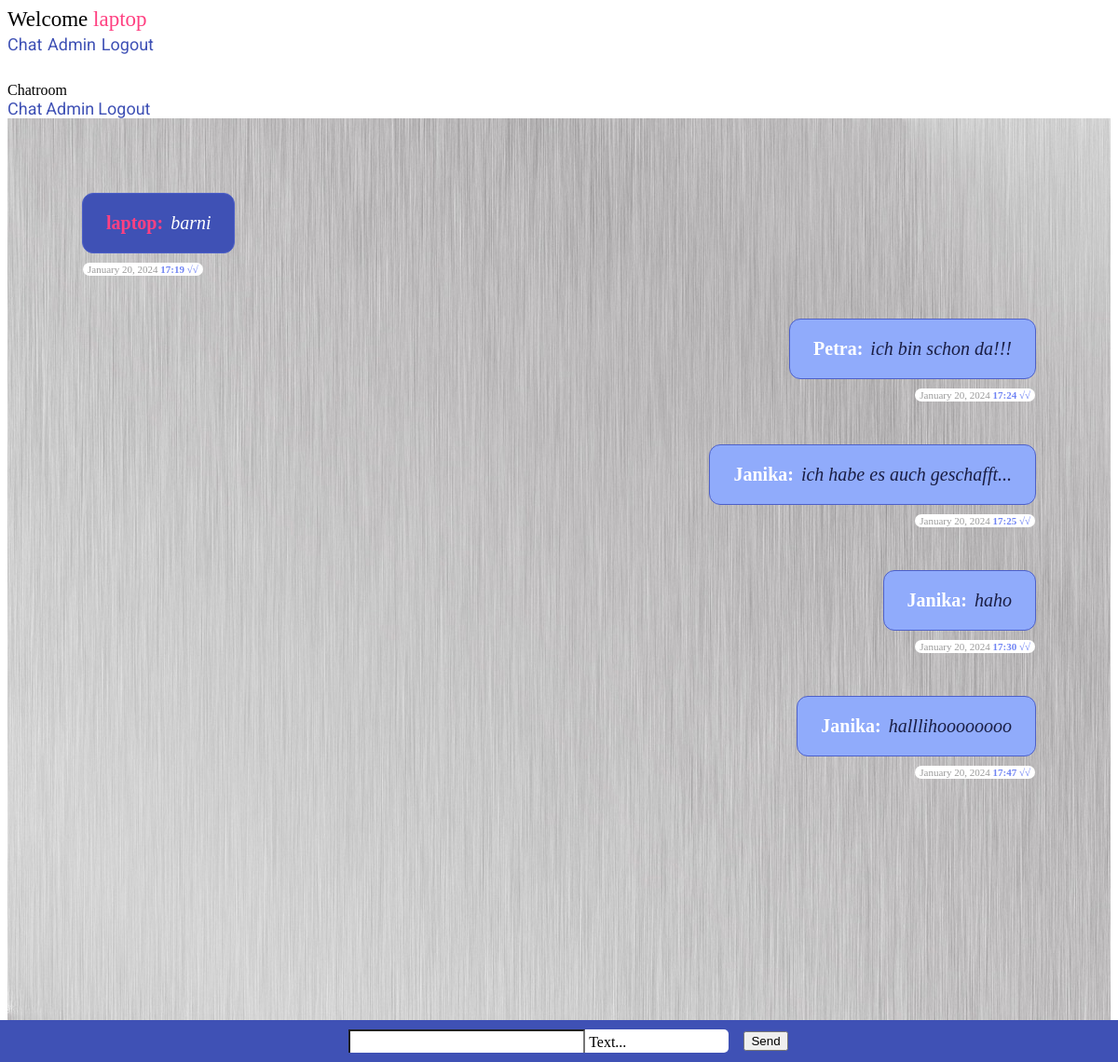
/chat/ (signed in), run on the app's committed database.
### chat/models.py (models this page shows)
class Message(models.Model):
    text = models.CharField(max_length=500)
    created_at = models.DateTimeField(default=datetime.now)
    chat = models.ForeignKey(Chat, on_delete=models.CASCADE, related_name='chat_message_set', default=None, blank=True, null=True)
    author = models.ForeignKey(settings.AUTH_USER_MODEL, on_delete=models.CASCADE, related_name='author_message_set')
    receiver = models.ForeignKey(settings.AUTH_USER_MODEL, on_delete=models.CASCADE, related_name='receiver_message_set')

### chat/views.py (the view, shortened to what this page needs)
# urls.py: path('chat/', index, name='index'),
@login_required(login_url = '/login/')
def index(request):
   myChat = Chat.objects.get(id=1)
   chatMessages = Message.objects.filter(chat__id=1)
   return render(request, 'chat/index.html', {'messages': chatMessages})

### chat/templates/chat/index.html (shortened to what this page needs)
{% extends "base.html" %}
{% block content %}
{% if request.user.is_authenticated %}
<div class="message-container" id="messageContainer">
{% for message in messages %}
          {% if message.author == request.user %}
          <div class="wrapper-maim-user">
            <div class="main-user date-border">
                <span> <b class="color-red">{{ message.author }}:</b><i class="text-main ">{{ message.text }}</i></span>
                <span class="main-user-time">
                  <span class="color-gray">{{ message.created_at|date:"F" }}</span>
                  <span class="color-gray">{{ message.created_at|date:"j" }},</span>
                  <span class="color-gray">{{ message.created_at|date:"Y" }}</span>
                  <span class="color-blue"><b>{{ message.created_at|date:"H:i" }} √√</b></span>
                </span>
            </div>
          </div>
{% else %}
          <div class="wrapper-other-user">
             <div class="other-user c-gray bg-green date-border">
               <span> <b class="text-main mr-8">{{ message.author }}:</b><i class="color-d-gray">{{ message.text }}</i></span>
                <span class="other-user-time">
                <span class="color-gray">{{ message.created_at|date:"F" }}</span>
                <span class="color-gray">{{ message.created_at|date:"j" }},</span>
                <span class="color-gray">{{ message.created_at|date:"Y" }}</span>
                <span class="color-blue"><b>{{ message.created_at|date:"H:i" }} √√</b></span>
              </span>
             </div>
         </div>
{% endif %}
  {% endfor %}
</div>
<div class="form-container">
     <form onsubmit="sendMessage() ; return false;"   method="post">
         <div class="form-content" >
       <div class="mdl-textfield mdl-textfield-width mdl-js-textfield mdl-textfield--floating-label mdl-bg">
          <input class="mdl-textfield__input mdl-textfield__input-style" name="textmessage" type="text" id="messageField" />
          <label class="mdl-textfield__label" for="messageField">Text...</label>
       </div>
       <div class="send-btn">
         <button  class="mdl-button mdl-js-button mdl-button--raised mdl-js-ripple-effect mdl-button--accent">Send</button>
       </div>
          </div>
     </form>
</div>
{% else %}
  <h1>Nicht eigeloggt</h1>
  <p>Du bist aktuell nicht eingelogt, <br>
  bitte <a href="/login/">hier</a> einlogen.</p>
{% endif %}
{% endblock %}

### templates/base.html (shortened to what this page needs)
<!DOCTYPE html>
<html lang="en">
  <head>
    {% load static %}
    <link rel="stylesheet" href="https://code.getmdl.io/1.3.0/material.indigo-pink.min.css" />
    <link rel="stylesheet" href="{% static 'css/style.css' %}" />
  </head>
 <body>
   <div class="mdl-layout mdl-js-layout mdl-layout--fixed-header">
      <header class="mdl-layout__header">
        <div class="mdl-layout__header-row">
          <span class="mdl-layout-title">
            {% if request.user.is_authenticated %}
           Welcome  <span class="color-red">{{ request.user }}</span>
            {% else %}
              Welcom! Please log in!
            {% endif %}
          </span>
          <nav class="mdl-navigation mdl-layout--large-screen-only">
            <a class="mdl-navigation__link" href="/chat/">Chat</a>
            <a class="mdl-navigation__link" href="/admin/">Admin</a>
            {% if request.user.is_authenticated %}
           <a  class="mdl-navigation__link" href="{% url 'admin:logout' %}?next={% url 'index' %}">Logout</a>
            {% endif %}
          </nav>
        </div>
      </header>
      <div class="mdl-layout__drawer">
        <span class="mdl-layout-title">Chatroom</span>
        <nav class="mdl-navigation">
          <a class="mdl-navigation__link" href="/chat/">Chat</a>
          <a class="mdl-navigation__link" href="/admin/">Admin</a>
          {% if request.user.is_authenticated %}
          <a  class="mdl-navigation__link" href="{% url 'admin:logout' %}?next={% url 'login' %}">Logout</a>
          {% endif %}
        </nav>
      </div>
      <main id="main" class="mdl-layout__content">
        <div id="pc" class="page-content">
          {% block content %}
          {% endblock %}
        </div>
      </main>
    </div>
  </body>
</html>

### static/css/style.css (style rules this page uses)
html { scroll-behavior: smooth; }
i { margin-top: 21px; }
.color-red { color: rgb(255, 64, 129); margin-right: 8px; }
.bg-green { background-color: rgb(144, 171, 251) !important; }
.color-gray { color: rgba(0, 0, 0, 0.4); }
.color-d-gray { color: #1a1e44; }
.color-blue { color: rgb(112, 132, 244); }
a { text-decoration: none; color: rgb(63, 81, 181); font-family: 'Roboto', sans-serif; font-size: 18px; }
.mr-8 { margin-right: 8px; }
.message-container { max-width: 100%; display: flex; flex-direction: column; }
.wrapper-maim-user { width: 100%; display: flex; justify-content: flex-start; margin-bottom: 70px; }
.wrapper-other-user { width: 100%; display: flex; justify-content: flex-end; margin-bottom: 70px; }
.main-user, .other-user { width: fit-content; max-width: 50%; position: relative; background-color: rgb(63, 81, 181); padding: 20px 25px; border-radius: 12px; font-size: 20px; display: flex; }
.text-main { color: white; }
.c-gray { background-color: rgb(238, 236, 236); }
.main-user-time { position: absolute; width: auto; bottom: -25px; left: 0; padding: 0px 4px; background-color: white; border-radius: 8px; font-size: 11px; border: 1px solid transparent; }
.other-user-time { position: absolute; width: auto; bottom: -25px; right: 0; padding: 0px 4px; background-color: white; border-radius: 8px; font-size: 11px; border: 1px solid transparent; }
.form-container { width: 100%; background-color: rgb(63, 81, 181); padding: 10px; display: flex; justify-content: center; position: fixed; bottom: 0; left: 0; right: 0; }
.form-content { display: flex; align-items: center; justify-content: center; }
.mdl-textfield__input-style { font-size: 18px; border-bottom: none; padding-left: 16px; }
.mdl-textfield-width { width: 380px; padding-right: 28px; }
.send-btn { margin-left: 16px; }
.mdl-layout__header-row { height: 80px; font-size: 23px; }
.mdl-layout__content { background-image: url('/static/img/alu.jpg'); padding: 80px; padding-bottom: 250PX; }
.mdl-bg { border-radius: 5px; background-color: white; }
.date-border { border: 1px solid rgb(77, 96, 201); }

### data on the page
Message: author "laptop", text "barni", created_at "January", created_at "20", created_at "2024", created_at "17:19"
Message: author "Petra", text "ich bin schon da!!!", created_at "January", created_at "20", created_at "2024", created_at "17:24"
Message: author "Janika", text "ich habe es auch geschafft...", created_at "January", created_at "20", created_at "2024", created_at "17:25"
Message: author "Janika", text "haho", created_at "January", created_at "20", created_at "2024", created_at "17:30"
Message: author "Janika", text "halllihoooooooo", created_at "January", created_at "20", created_at "2024", created_at "17:47"

### other printed values
{{ request.user }} "laptop"
